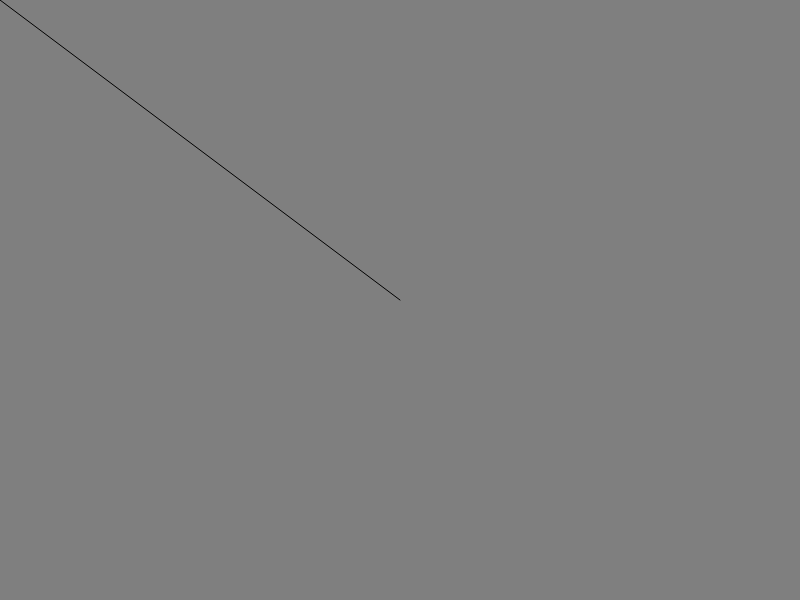
Frame 1 (no input)
Frame 60 (no input): identical to frame 1, image omitted
Frame 120 (the mouse pressed at the canvas centre since frame 60): identical to frame 1, image omitted

The p5.js sketch that drew this single still picture (run headless with seeded random() and noise() and a simulated clock; from frame 60 on, the mouse is pressed at the canvas centre):

// p5.js sketch
// ── sketch.js
//comment Jayden Ford and 9/12/25
 function setup() {
  createCanvas(800, 600);
}

function draw() {
  background(127);
  line(0,0,400,300);
}
